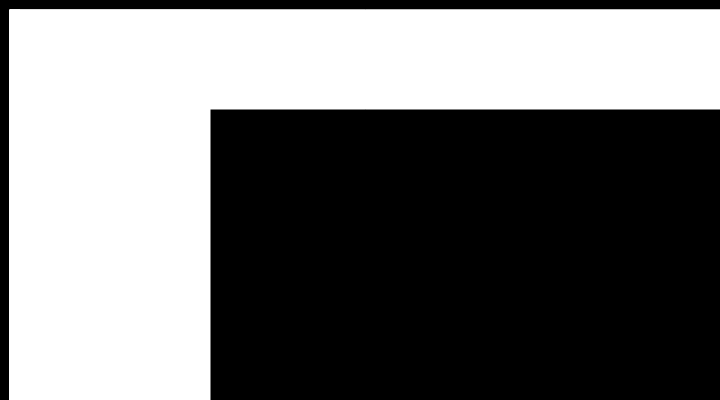
Frame 1 (no input)
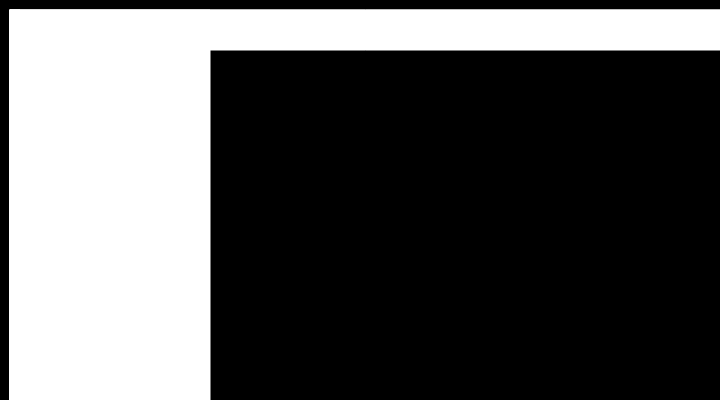
Frame 60 (no input)
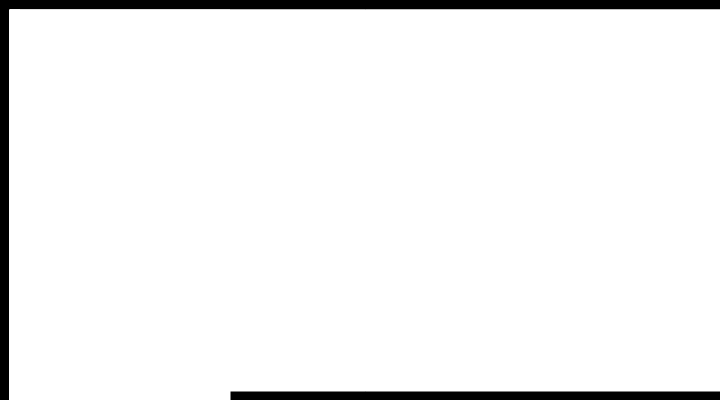
Frame 120 (the mouse pressed at the canvas centre since frame 60)

The p5.js sketch that drew these frames (run headless with seeded random() and noise() and a simulated clock; from frame 60 on, the mouse is pressed at the canvas centre):

// p5.js sketch
// ── sketch.js
let y = 100;
let x = 200

// The statements in the setup() function
// execute once when the program begins
function setup() {
  createCanvas(720, 400); // Size must be the first statement
  stroke(255); // Set line drawing color to white
  frameRate(60);
}
// The statements in draw() are executed until the
// program is stopped. Each statement is executed in
// sequence and after the last line is read, the first
// line is executed again.
function draw() {
  background(0); // Set the background to black
  y = y - 1;
  if (y < 0) {
    y = height;

    x = x + 20;
    if (x < 1) {
      x = width;
    }
  }
  rect(10, 10, width+10, 10);
  rect(10, 10, 10, height);
  rect(10, 10, width+10, y);
  rect(10, 10, 10, height);
  rect(10, 10, x, height);
}

// source: https://p5js.org/examples/structure-loop.html
// ── index1.html
<!-- boilerplate p5 example -->
<!DOCTYPE html>

<html>

<head>
	<title> p5 sketch </title>
	<script src="https://cdnjs.cloudflare.com/ajax/libs/p5.js/0.8.0/p5.min.js"></script>
	<script src="https://cdnjs.cloudflare.com/ajax/libs/p5.js/0.8.0/addons/p5.dom.min.js"></script> 
	<link rel="stylesheet" type="text/css" href="style.css"> 
	<script src="sketch.js"></script>

</head>

<body>
	<h1> Week 5, Day 4 </h1>
	<div id="sketch-holder"></div>
</body>

<footer>
	<a href="../../index.html"> back to home </a>
</footer>



</html>
// ── style.css
/* style.css */

html, body {

  height: 50%;



}

h1 {
	text-align: center;
}

body {
	padding-top: 5%;
	font-family: 'helvetica';
	color: #592C5F; 
	display: : flex;*/


}

#sketch-holder{
	padding-top: 5%;
	width: 100%;
	position:relative;
	left:37.5vw;
}

footer {

   width: 100%;
   padding-top: 5%;
   position: absolute;
   text-align: center;*/

}
